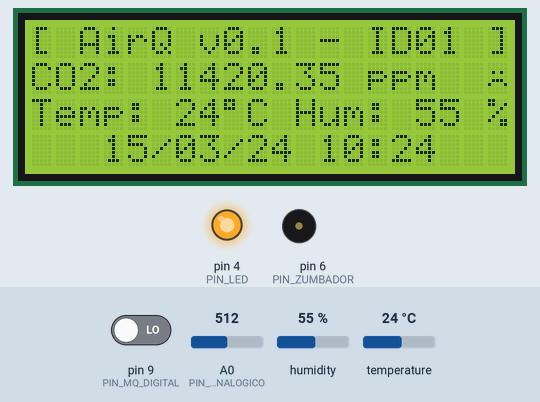
Recording of a sketch running on a simulated Arduino Uno, built with avr-gcc and run on an emulated ATmega328P. Shown: 20×4 character LCD, output pins drawn as LEDs (lit = HIGH), buzzer (waves = sounding). Inputs (shaded band) come from the test bench; at power-on: pin 9 (PIN_MQ_DIGITAL) LOW, A0 (PIN_MQ_ANALOGICO) = 512, temperature 24 °C, humidity 55 %. WiFi joins after 1.5 s; servers stay silent unless stated; uploads are accepted with an empty reply; the local clock reads 2024-03-15 10:24:30 at power-on unless the sketch sets it; what the sketch prints to the serial monitor is not drawn.

Above: at 2.9 s.
3.0 s: pin 9 (PIN_MQ_DIGITAL) driven HIGH
At 5.4 s:
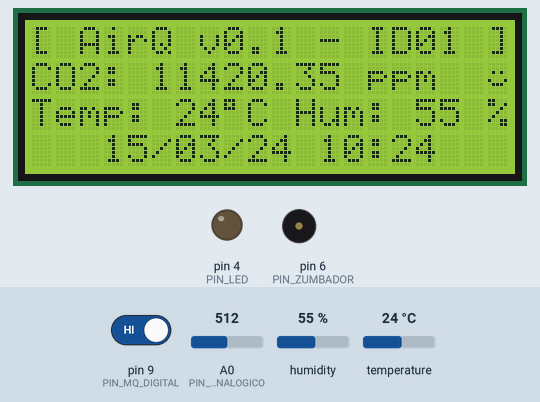
6.1 s: A0 (PIN_MQ_ANALOGICO) set to 957
At 7.4 s:
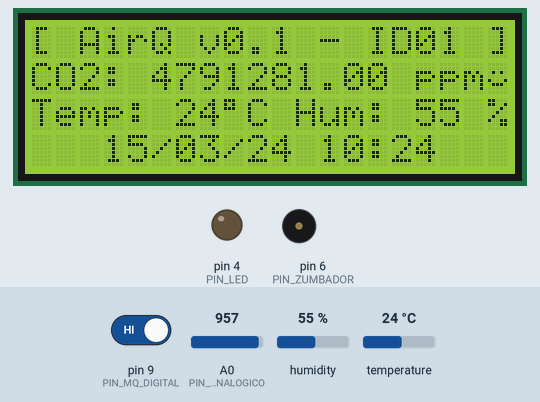
9.2 s: A0 (PIN_MQ_ANALOGICO) set to 986
At 11.7 s:
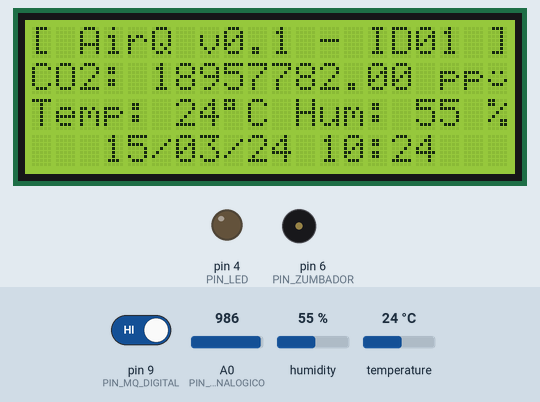
12.3 s: temperature set to 11 °C
At 13.9 s:
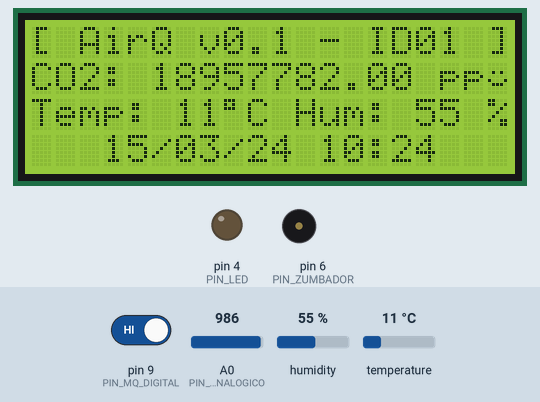
15.4 s: temperature set to 8 °C
At 18.1 s:
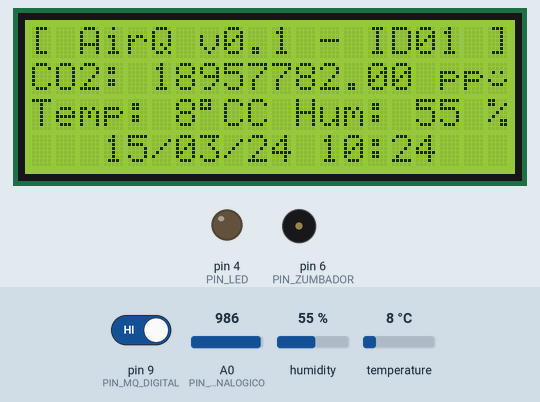
18.8 s: pin 9 (PIN_MQ_DIGITAL) driven LOW
At 20.7 s:
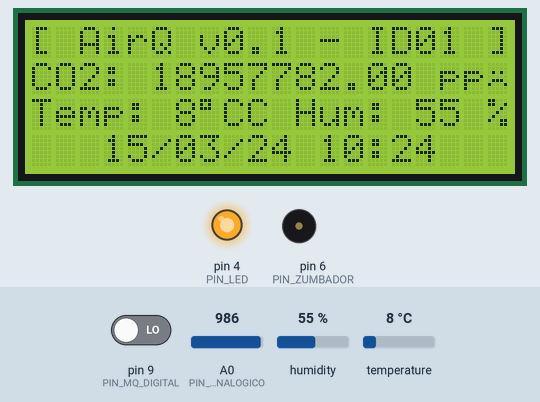
Timing chart, 0 to 64.3 s (numbered marks = the images above; inputs shaded):
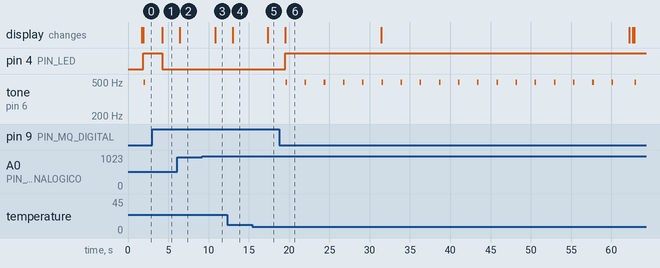

The sketch:

AirQ.ino
```cpp
/*
   AirQ 0.1 - Medidor de la calidad del aire
   Autor: David Fdez. Mtnez. - 02/04/2020
*/

// Librería que vamos a utilizar
#include <LiquidCrystal_I2C.h> // para la pantalla LCD
#include "DHT.h" // para el sensor de temperatura y humedad
#include "RTClib.h" // para el reloj de tiempo real (RTC)
#include "WiFiEsp.h" //Libreria para comunicarse facilmente con el modulo ESP01 wifi
#include "SoftwareSerial.h" // La necesita WiFiEsp
#include <Wire.h> // Para poder utilizar el bus de comunicaciones I2C (pantalla y reloj de tiempo real)

// definiciones
#define TIPO_DHT DHT11 // tipo de sensor de temperatura/humedad que vamos a usar
#define PIN_DHT11 2 // pin para el sensor de temperatura/humedad
#define PIN_LED 4 // pin para el led de alarma
#define PIN_ZUMBADOR 6 // pin para el zumbador de alarma
#define PIN_RX 11 // pin de recepción para el módulo wifi
#define PIN_MQ_DIGITAL 9 // pin digital para el sensor MQ-135 que utilizaremos para alarma
#define PIN_TX 12 // pin de transmisión para el módulo wifi
#define PIN_MQ_ANALOGICO PIN_A0 // pin analógico para el sensor MQ-135 que utilizaremos para la medición

// constantes
const String ID_DISPOSITIVO = "01"; // para identificar el dispositivo que está realizando las medidas cuando se tengan varios
const int RETARDO = 2000; // indica en milisegundos cada cuánto tiempo realizamos medición, actualizamos la pantalla...

// Configuracion wifi
char ssid[] = "PON_AQUI_TU_SSID"; // SSID (Nombre de la red WiFi)
char pass[] = "PON_AQUI_TU_PASS"; // Contraseña
int status = WL_IDLE_STATUS; // Estado del ESP. No tocar.

// Configuración de IFTTT
char host[] = "maker.ifttt.com"; // url del sitio IFTTT maker
char evento[]   = "controla_calidad_aire"; // evento que vamos a utilizar para registrar las medidas en la hoja Google
char key[] = "PON_AQUI_TU_KEY"; // clave de la API de IFTTT. La podemos consultar con nuestra cuenta en IFTTT.

// Control del tiempo transcurrido para el envío de información al servicio web
long marcaTiempoAnteriorServicioWeb = 0; // me servirá para saber si tengo que enviar ya la información al servicio web o no
const long intervaloServicioWeb = 60000; // (milisegundos) controla cada cuánto tiempo vamos a enviar la información.
// Por ejemplo, 1 min (1*60*1000) = 60000

// Pantalla
LiquidCrystal_I2C lcd(0x3F, 20, 4); // creamos el objeto que modela la pantalla LCD. Los parámetro son:
// - dirección para el bus I2C (0x3F en mi caso)
// - columnas (20)
// - filas (4)

// Sensor temperatura - humedad
DHT dht(PIN_DHT11, TIPO_DHT); // creamos el objeto que modela el sensor de temperatura y humedad, asociado
// al pin correspondiente y del tipo definido.

// Reloj de tiempo real
RTC_DS3231 rtc; // creamos el objeto que modela el reloj de tiempo real para mostrar fecha/hora en pantalla

// Wifi
WiFiEspClient client;  // creamos el objeto que modela el cliente wifi
SoftwareSerial esp8266(PIN_RX, PIN_TX); // y también al dispositivo ESP8266 que utilizamos para conectar por wifi

// Definimos dos caracteres personalizados para la pantalla: una cara sonriente cuando no hay alarma y una cara
// triste que se visualizará cuando haya alarma.
byte sonrisa[8] = {
  0b00000,
  0b00000,
  0b01010,
  0b00000,
  0b10001,
  0b01110,
  0b00000,
  0b00000
};

byte pena[8] = {
  0b00000,
  0b00000,
  0b01010,
  0b00000,
  0b01110,
  0b10001,
  0b00000,
  0b00000
};

void setup() // este bloque se ejecuta sólo al principio de la ejecución
{
  Serial.begin(9600); // iniciamos comunicación serie para poder ver la información en el monitor serie a 9600 baudios.
  esp8266.begin(9600); // iniciamos la comunicación serie para el ESP (wifi)

  lcd.init(); // Inicializamos el LCD
  lcd.backlight(); // Encendemos la luz de fondo del LCD

  // Damos de alta los dos caracteres especiales que necesitaremos
  lcd.createChar(1, sonrisa);
  lcd.createChar(2, pena);

  lcd.clear(); // Limpiamos la pantalla

  // Escribimos en el LCD el título de la aplicación y la identificación del dispositivo
  lcd.print("[ AirQ v0.1 - ID");
  lcd.print(ID_DISPOSITIVO);
  lcd.print(" ]");

  mostrarIniciandoDisplay(); // mostramos un mensaje indicando que estamos iniciando el dispositivo

  // establecemos un par de pines que van a ser de salida
  pinMode(PIN_LED, OUTPUT);
  pinMode(PIN_ZUMBADOR, OUTPUT);

  dht.begin(); // inicializamos el sensor de temperatura y humedad

  rtc.begin(); // inicializamos el reloj de tiempo real
  if (rtc.lostPower()) { // si se queda sin batería cogemos la fecha de compilación
    rtc.adjust(DateTime(F(__DATE__), F(__TIME__)));
  }

  iniciarWifi(); // llamamos a una función que nos inicializará el wifi
  // verEstadoWifi(); // esta función nos mostraría en el monitor datos de la conexión.
  // la tengo quitada para ahorrar algo de memoria, pero se puede poner para depurar errores.

  borraDisplay(); // borramos la línea 2, 3 y 4 del display para empezar a ofrecer información
}

void loop() // y esto es lo que se ejecuta repetidamente
{
  // recojo la medida de los sensores
  int medidaAnalogica = analogRead(PIN_MQ_ANALOGICO);
  bool estado = digitalRead(PIN_MQ_DIGITAL);
  float temperatura = dht.readTemperature();
  float humedad = dht.readHumidity();
  DateTime ahora = rtc.now();

  // para tener el CO2 en ppm hay que hacer algunas cuentas.
  // Los parámetros están cogidos del proyecto de Ulises Gascon https://github.com/UlisesGascon
  // Supondría que tenemos exactamente el mismo sensor que él.
  // Por lo que todo esto habría que comprobarlo y calcularlo correctamente para el sensor concreto a usar.
  // Ya sea por calibración en ambiente controlado o utilizando las tablas que proporciona el fabricante.
  float tension = medidaAnalogica * (5.0 / 1023.0);
  float resistencia = 1000 * ((5 - tension) / tension);
  double CO2ppm = 245 * pow(resistencia / 5463, -2.26); // el dato que realmente nos interesa...

  // mostramos la información obtenida por el monitor serie (en el PC si lo tenemos conectado)
  mostrarInfoLog(medidaAnalogica, tension, CO2ppm, estado, (int) temperatura, (int) humedad, ahora, ID_DISPOSITIVO);
  // actualizamos la información en la pantalla LCD
  mostrarInfoDisplay(CO2ppm, estado, (int) temperatura, (int) humedad, ahora);

  // Vemos ahora si tenemos que mostrar la alarma. Si estado es verdadero, "no hay de qué preocuparse".
  // Si estado es falso, hemos superado el nivel establecido con el potenciómetro del MQ-135, por lo que
  // encenderemos el LED y emitiremos un pitido en cada ciclo
  if (estado) {
    digitalWrite(PIN_LED, LOW);
  } else {
    digitalWrite(PIN_LED, HIGH);
    tono(1);
  }

  // esperamos el retardo establecido
  delay(RETARDO);

  // ahora vemos si nos toca enviar información por el servicio web
  unsigned long marcaTiempoActual = millis(); // obtenemos la marca de tiempo actual
  if (marcaTiempoActual - marcaTiempoAnteriorServicioWeb > intervaloServicioWeb) { // comprobamos si toca
    Serial.println("Registrando información"); // informamos por el monitor serie que vamos a enviar
    mostrarEnviandoDisplay(); // mostramos en pantalla que se está realizando un envío
    marcaTiempoAnteriorServicioWeb = marcaTiempoActual; // refrescamos la marca de tiempo
    // llamamos a una función que nos hemos definido para el envío de la información obtenida en este ciclo
    consumirServicio(evento, (int) CO2ppm, (int) estado, (int) temperatura, (int) humedad, ID_DISPOSITIVO);
    borraDisplay(); // tras el envío, preparamos la pantalla para volver a mostrar la información
  }
}

// Esta función se encarga de mostrar por el monitor serie (en el PC) los datos que se le proporcionan.
// Es bastante intuitiva.
void mostrarInfoLog(int medidaAnalogica, float tension, double CO2ppm, bool estado,
                    int temperatura, int humedad, DateTime tiempo, String idDispositivo) {
  Serial.print("Medida analógica: ");
  Serial.print(medidaAnalogica);
  Serial.print("    Tension: ");
  Serial.print(tension);
  Serial.print("    PPM CO2: ");
  Serial.print(CO2ppm);
  Serial.print("   Estado: ");
  if (!estado)
  {
    Serial.print("Alarma");
  }
  else
  {
    Serial.print("Normal");
  }
  Serial.print("    Temp: ");
  Serial.print(temperatura);
  Serial.print("    Humedad: ");
  Serial.print(humedad);
  Serial.print("    Hora: ");
  Serial.print(tiempo.year());
  Serial.print("-");
  if (tiempo.month() < 10) Serial.print("0");
  Serial.print(tiempo.month());
  Serial.print("-");
  Serial.print(tiempo.day());
  Serial.print(" ");
  Serial.print(tiempo.hour());
  Serial.print(":");
  Serial.print(tiempo.minute());
  Serial.print(":");
  Serial.print(tiempo.second());
  Serial.print("    ID: ");
  Serial.println(idDispositivo);
}

// esta función se encarga de pintar la información por el display. Es bastante intuitiva.
void mostrarInfoDisplay(double CO2ppm, bool estado, int temperatura, int humedad, DateTime ahora) {
  lcd.setCursor(0, 1);
  lcd.print("CO2: ");
  for (int n = 5 ; n < 19; n++)
  {
    lcd.print(" ");
  }
  lcd.setCursor(5, 1);
  lcd.print(CO2ppm);
  lcd.print(" ppm");
  lcd.setCursor(19, 1);
  if (estado) {
    lcd.write(1);
  } else {
    lcd.write(2);
  }
  lcd.setCursor(0, 2);
  lcd.print("Temp: ");
  lcd.print(temperatura);
  lcd.print((char)223);
  lcd.print("C");
  lcd.setCursor(11, 2);
  lcd.print("Hum: ");
  lcd.print(humedad);
  lcd.print(" %");
  lcd.setCursor(3, 3);
  if (ahora.day() < 10) lcd.print("0");
  lcd.print(ahora.day(), DEC);
  lcd.print('/');
  if (ahora.month() < 10) lcd.print("0");
  lcd.print(ahora.month(), DEC);
  lcd.print('/');
  lcd.print(ahora.year() % 1000);
  lcd.print(' ');
  lcd.print(ahora.hour(), DEC);
  lcd.print(':');
  if (ahora.minute() < 10) lcd.print("0");
  lcd.print(ahora.minute(), DEC);
}

// Esta función se encarga de pintar el mensaje cuando el dispositivo se está iniciando.
void mostrarIniciandoDisplay() {
  lcd.setCursor(0, 1);
  lcd.print("                    ");
  lcd.setCursor(0, 2);
  lcd.print("   Iniciando ...    ");
  lcd.setCursor(0, 3);
  lcd.print("                    ");
}

// Esta función se encarga de pintar el mensaje cuando el dispositivo está enviado información.
void mostrarEnviandoDisplay() {
  lcd.setCursor(0, 1);
  lcd.print("                    ");
  lcd.setCursor(0, 2);
  lcd.print(" Enviando datos...  ");
  lcd.setCursor(0, 3);
  lcd.print("                    ");
}

// Esta función deja en blanco todo el display salvo la primera línea.
void borraDisplay() {
  lcd.setCursor(0, 1);
  lcd.print("                    ");
  lcd.setCursor(0, 2);
  lcd.print("                    ");
  lcd.setCursor(0, 3);
  lcd.print("                    ");
}

// esta función se encarga de iniciar el módulo ESP (wifi)
void iniciarWifi() {
  WiFi.init(&esp8266); // inicio Wifi

  //intentar iniciar el modulo ESP
  if (WiFi.status() == WL_NO_SHIELD) {
    Serial.println("Modulo no presente. Reinicie el Arduino y el ESP01 (Quite el cable que va de CH_PD a 3.3V y vuelvalo a colocar)");
    while (true); // no hemos podido iniciar el wifi, nos quedamos aquí hasta que nos reinien el dispositivo
  }

  // Al llegar aquí hay conexión. Intenta conectar a la red wifi concreta que se ha configurado
  while ( status != WL_CONNECTED) {
    Serial.print("Intentando conectar a la red WiFi: ");
    Serial.println(ssid);
    status = WiFi.begin(ssid, pass);
  }
}

// esta función se encarga de enviar mediante el servicio web de IFTTT los datos para que acaben reflejados
// en la hoja de Google
void consumirServicio(String evento, int valor1, int valor2, int valor3, int valor4, String valor5) {
  Serial.println("Iniciando conexion..."); // Informamos por el monitor serie
  if (client.connect(host, 80)) { // Intentamos la conexión
    Serial.println("Conectado al servidor");

    // Construimos la URL. Lo vamos a enviar todo dentro del "value1" separado por |||
    // Con este truco podemos enviar más de 3 valores (limitado por IFTTT)
    // ya que la hoja de Google va a interpretar ||| como tabulación
    String url = "/trigger/";
    url += evento;
    url += "/with/key/";
    url += key;
    url += "?value1=";
    url += valor1;
    url += "|||";
    url += valor2;
    url += "|||";
    url += valor3;
    url += "|||";
    url += valor4;
    url += "|||";
    url += valor5;

    Serial.print("Solicitando URL: "); // mostramos por el monitor serie la URL que vamos a utilizar
    Serial.println(url);

    // Realizamos la petición GET
    client.print(String("GET ") + url + " HTTP/1.1\r\n" +
                 "Host: " + host + "\r\n" +
                 "Connection: close\r\n\r\n");

    // Leemos la respuesta y la pintamos en pantalla
    while (client.available()) {
      char c = client.read();
      Serial.write(c);
    }

    Serial.println(); // espaciamos un poco la salida por el monitor serie

    // Desconexion
    if (client.connected()) {
      Serial.println();
      Serial.println("Desconectando del servidor...");
      client.flush();
      client.stop();
    }
  }
}

// Esta función emite un tono por el zumbador activo.
// Podemos variar el tono enviando un retardo mayor o menor
void tono(int retardo) {
  unsigned char i;
  for (i = 0; i < 100; i++)
  {
    digitalWrite(PIN_ZUMBADOR, HIGH);
    delay(retardo);
    digitalWrite(PIN_ZUMBADOR, LOW);
    delay(retardo);
  }
}

// esta función muesta información por pantalla del estado wifi. Interesante si se quieren depurar errores.
//  void verEstadoWifi()
//{
//  // SSID al que nos hemos conectado
//  Serial.print("SSID: ");
//  Serial.println(WiFi.SSID());
//
//  // la IP asignada
//  IPAddress ip = WiFi.localIP();
//  Serial.print("IP: ");
//  Serial.println(ip);
//
//  // fuerza de la señal
//  long rssi = WiFi.RSSI();
//  Serial.print("Señar recibida (RSSI):");
//  Serial.print(rssi);
//  Serial.println(" dBm");
//}
```

Measured:
- the behaviour switches between 974 and 975 on A0 (PIN_MQ_ANALOGICO) (found by bisection; images 2 and 3)
- the behaviour switches between 10 and 9 °C on temperature (found by bisection; images 4 and 5)
- after the input at 3.0 s, pin 4 (PIN_LED): HIGH → LOW after 1.3 s; tone on pin 6 (PIN_ZUMBADOR): stays silent (without the input it goes to 496 Hz after 1.3 s); the display: changes after 1.3 s (image 1)
- after the input at 6.1 s, the display: changes after 0.35 s (image 2)
- after the input at 9.2 s, the display: changes after 1.6 s (image 3)
- after the input at 12.3 s, the display: changes after 0.69 s (image 4)
- after the input at 15.4 s, the display: changes after 1.9 s (image 5)
- after the input at 18.8 s, pin 4 (PIN_LED): LOW → HIGH after 0.72 s; tone on pin 6 (PIN_ZUMBADOR): goes 17 × (496 Hz 0.20 s, silent 2.2 s), 496 Hz 0.20 s, silent 2.7 s, 496 Hz 0.20 s, then silent, starting after 0.77 s; the display: changes after 0.72 s (image 6)
